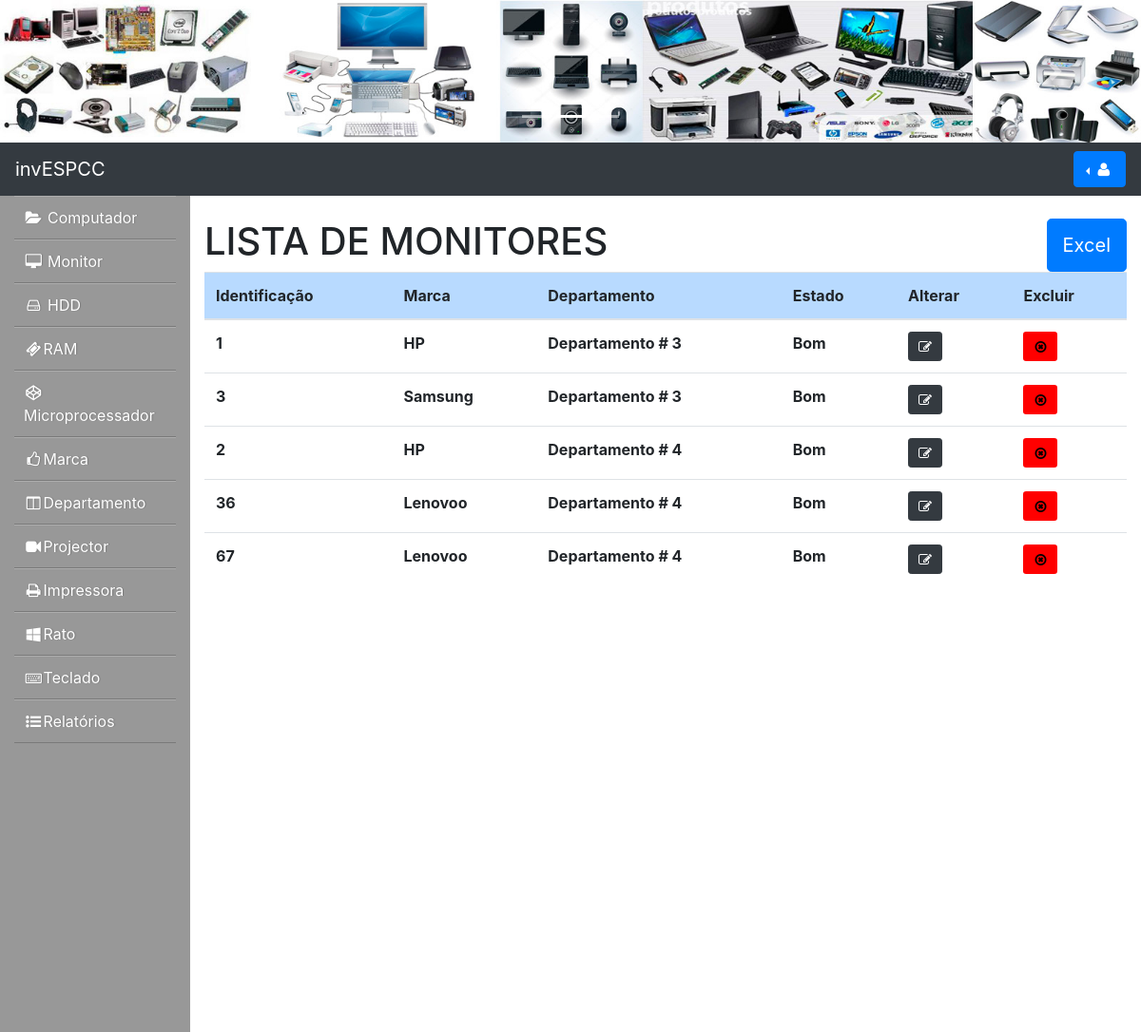
The page /listar_monitor.php (signed in) on the database its author committed.
### tables this page shows
CREATE TABLE `monitor` (
  `id` int(11) NOT NULL,
  `marca` varchar(20) NOT NULL,
  `estado` varchar(10) NOT NULL DEFAULT '1',
  `dpto` varchar(50) NOT NULL
);

### modelos/monitor.php (called while the page is built, shortened)
<?php
class Monitor{
    private static $url = "localhost";
    private static $usuario = "root";
    private static $senha = "";
    private static $database = "cimi";
    public static function todos() {
       $conexao = mysqli_connect(Monitor::$url, Monitor::$usuario, Monitor::$senha, Monitor::$database);
        $sql = "SELECT * FROM monitor ORDER BY dpto";
        $listaMonitor = mysqli_query($conexao, $sql);
        return $listaMonitor;
    }
}
?>

### listar_monitor.php (the view, shortened to what this page needs)
<?php
  include 'modelos/monitor.php';
  if(isset($_POST['idmonitor'])) {
     $id=$_POST['idmonitor'];
     $marca=$_POST['marcamonitor'];
     $dpto = $_POST['dptomonitor'];
     $estado = $_POST['estadomonitor'];
     $monitor = new Monitor();
     $monitor::cadastrar($id,$marca,$dpto,$estado);
     $listamonitor = $monitor::todos2($dpto);
  }
  else{
      $monitor = new Monitor();
      $listamonitor = $monitor::todos();
  }
?>
<!DOCTYPE html>
<html lang="pt">
	<head>
		<?php include  'common_head.php';?>
	</head>
	<body>
         <?php include  'nav.php';?>
		<div class="container-fluid">
            <div class="row" >
                <div class="col-5 col-sm-3 col-md-2 col-lg-2 col-xl-2 menu">
                    <?php include  'menu.php';?>
                </div>
                <div class="col-7 col-sm-9 col-md-10 col-lg-10 col-xl-10">
                    <br>
                    <div class="container">
                      <div class="row">
                      <h1 class="h1 text-uppercase">Lista de Monitores</h1><hr>
                       <button type="button" class="btn btn-primary btn-lg"  id="excelmonitor" >Excel</i></button>
                       <table class="table table-hover" id="listamonitor">
                        <thead >
                          <tr class="table-primary" >
                            <th scope="col">Identificação</th>
                            <th scope="col">Marca</th>
                            <th scope="col">Departamento</th>
                            <th scope="col">Estado</th>
                            <th scope="col">Alterar</th>
                            <th scope="col">Excluir</th>
                          </tr>
                        </thead>
                        <tbody class="monitor">
                          <?php
                          while ( $f=mysqli_fetch_array($listamonitor)) {
                            ?>
                            <tr>
                              <th id="<?php echo $f['id']; ?>" class="idmonitor"><?php echo $f['id']; ?></th>
                              <th id="<?php echo $f['id']; ?>" class="marcamonitor"><?php echo $f['marca']; ?></th>
                              <th id="<?php echo $f['id']; ?>" class="dptomonitor"><?php echo $f['dpto']; ?></th>
                              <th id="<?php echo $f['id']; ?>" class="estadomonitor"><?php echo $f['estado']; ?></th>
                              <th><button type="button" class="btn btn-dark btn-sm altermonitor" data-toggle="modal" data-target="#ModificarMonitor" data-id="<?php echo $f['id'];?>" data-marca="<?php echo $f['marca']; ?>" data-dpto="<?php echo $f['dpto'];?>" data-estado="<?php echo $f['estado']; ?>"><i class="fa fa-edit fa-fw"></button></th>
                               <th><button type="button" class="btn btn-sm excluirmonitor red" data-toggle="modal" data-target="#ExcluindoMonitor" data-id="<?php echo $f['id'];?>"><i class="fa fa-times-circle-o fa-fw"></button></th>
                            </tr>
                            <?php
                          }
                          ?>
                        </tbody>
                      </table>
                    </div>
                    <br>
                </div>
            </div>
        </div>
      </div>
	</body>
</html>

### common_head.php (shortened to what this page needs)
<link rel="stylesheet" href="css/bootstrap.css">
<link rel="stylesheet" href="css/estilos.css">
<link href="vendor/font-awesome/css/font-awesome.min.css" rel="stylesheet" type="text/css">

### nav.php (shortened to what this page needs)
<section id="carousel">
  <div id="carousel-home" class="carousel slide" data-ride="carousel">
    <ol class="carousel-indicators">
      <li data-target="#carousel-home" data-slide-to="0" ></li>
      <li data-target="#carousel-home" data-slide-to="1" class="active"></li>
      <li data-target="#carousel-home" data-slide-to="2"></li>
    </ol>
    <div class="carousel-inner">
      <div class="carousel-item active">
        <img class="d-block w-100" src="img/2.jpg" alt="Inventario1">
      </div>
    </div>
    <a class="carousel-control-prev" href="#carousel-home" role="button" data-slide="prev" >
      <span class="carousel-control-prev-icon" aria-hidden="true"></span>
    </a>
    <a class="carousel-control-next" href="#carousel-home" role="button" data-slide="next">
      <span class="carousel-control-next-icon" aria-hidden="true"></span>
    </a>
  </div>
</section>
  <nav class="navbar navbar-expand-lg navbar-dark bg-dark sticky-top justify-content-center ">
    <a class="navbar-brand" href="principal.php">
            invESPCC
    </a>
    <div class="collapse navbar-collapse" id="navbarTogglerDemo02">
      <ul class="navbar-nav mr-auto mt-2 mt-lg-0">
        <li class="nav-item active">
          <a class="nav-link text-uppercase" href="#"></span></a>
        </li>
        <li class="nav-item">
        </li>
      </ul>
      <form class="form-inline my-2 my-lg-0">
        <div class="btn-group dropleft">
        <button type="button" class="btn btn-primary dropdown-toggle" data-toggle="dropdown" aria-haspopup="true" aria-expanded="false"><i class="fa fa-user fa-fw"></i>
        </button>
      </div>
      </form>
    </div>
  </nav>

### menu.php (shortened to what this page needs)
<ul class="submenu" id="submenu">
  <li ><a href="#" ><i class="fa fa-folder-open fa-fw"></i> Computador</a>
  </li>
  <li><a href="#"><i class="fa fa-desktop fa-fw"></i> Monitor</a>
  </li>
  <li><a href="#"><i class="fa fa-hdd-o fa-fw"></i> HDD</a>
  </li>
  <li><a href="#"><i class="fa fa-ticket fa-fw"></i>RAM</a>
  </li>
  <li><a href="#"><i class="fa fa-codepen fa-fw"></i>Microprocessador</a>
  </li>
  <li><a href="#"><i class="fa fa-thumbs-o-up fa-fw"></i>Marca</a>
  </li>
  <li><a href="#"><i class="fa fa-columns fa-fw"></i>Departamento</a>
  </li>
  <li><a href="#"><i class="fa fa-video-camera fa-fw"></i>Projector</a>
  </li>
  <li><a href="#"><i class="fa fa-print fa-fw"></i>Impressora</a>
  </li>
  <li><a href="#"><i class="fa fa-windows fa-fw"></i>Rato</a>
  </li>
  <li><a href="#"><i class="fa fa-keyboard-o  fa-fw"></i>Teclado</a>
  </li>
   <li><a href="#"><i class="fa  fa-list-ul fa-fw"></i>Relatórios</a>
  </li>
</ul>
<br><br><br><br><br><br><br><br><br><br><br><br>

### css/estilos.css (style rules this page uses)
.menu { background-color: #989898; }
.submenu { padding:0; list-style:none; width:100%; font-size:10px; font-size: 1.0rem; background:#989898; }
.submenu li a { display: block; border-bottom: 1px solid rgba(0,0,0, 0.2); border-top: 1px solid rgba(255,255,255, 0.2); background:#989898; text-decoration:none; color:#FFF; text-shadow: 1px 0px 1px rgba(0,0,0,0.2); filter: dropshadow(color=#000, offx=1, offy=0); padding:10px; padding-left:10px; }
.red { background-color: red; }

### rows shown on the page
monitor: id "1", marca "HP", dpto "Departamento # 3", estado "Bom"
monitor: id "3", marca "Samsung", dpto "Departamento # 3", estado "Bom"
monitor: id "2", marca "HP", dpto "Departamento # 4", estado "Bom"
monitor: id "36", marca "Lenovoo", dpto "Departamento # 4", estado "Bom"
monitor: id "67", marca "Lenovoo", dpto "Departamento # 4", estado "Bom"
